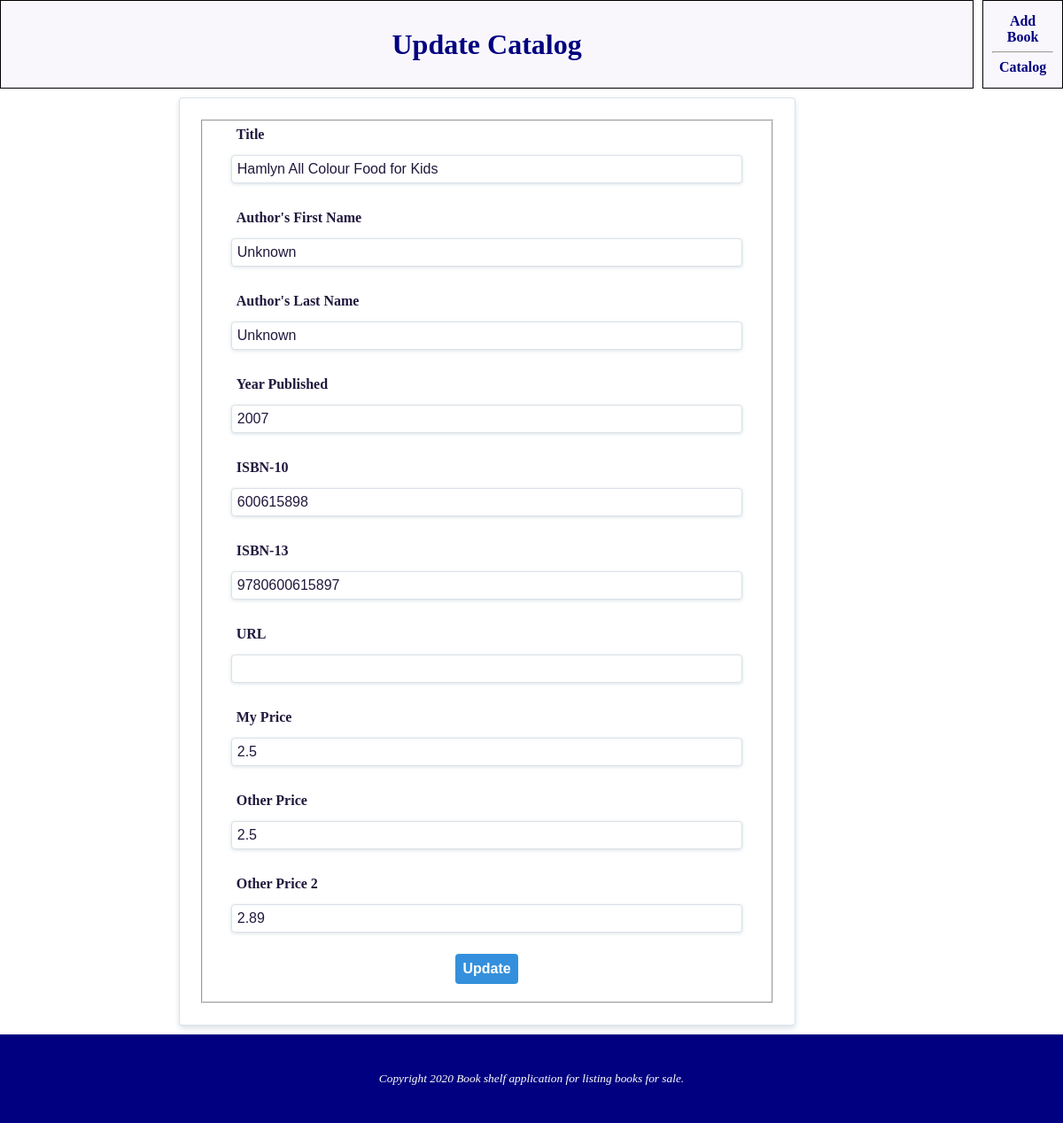
The page /update.php?id=6 on the database its author committed.
### tables this page shows
CREATE TABLE books (
    id INTEGER PRIMARY KEY AUTOINCREMENT NOT NULL,
    title VARCHAR NOT NULL,
    first_name VARCHAR NOT NULL,
    last_name VARCHAR NOT NULL,
    `year` INTEGER NOT NULL,
    isbn10 INTEGER,
    isbn13 INTEGER,
    `url` VARCHAR,
    my_price REAL,
    other_price REAL,
    other_price2 REAL
    );

### update.php (the view, shortened to what this page needs)
<?php
include "install.php";
$id = $_GET['id'];
$query = "SELECT rowid, * FROM books WHERE rowid=$id";
$result = $db->query($query);
$data = $result->fetchArray();
?>
<!DOCTYPE html>
<html>
    <head>
        <link rel="stylesheet" href="css/main.css">
    </head>
    <body>
    <div class="wrapper">
    <header class="headerGrid headerFlexParent header">
        <h1 class="h1">Update Catalog</h1>
    </header>
    <nav class="navGrid navFlexParent nav">
        <p><a class="a" href="index.php">add book</a></p> <hr> <p><a class="a" href="list.php">catalog</a></p>
    </nav>
    <main class="mainGrid mainFlexParent">
        <form action="" method="post" class="formGrid">
            <fieldset>
                <div class="pure-control-group">
                    <label for="title">Title</label>
                    <input type="text" id="title" name="title" value="<?php echo $data['title'];?>">
                </div>
                <div class="pure-control-group">
                    <label for="author-first">Author's First Name</label>
                    <input type="text" id="author-first" name="author-first" value="<?php echo $data['first_name'];?>">
                </div>
                <div class="pure-control-group">
                    <label for="author-last">Author's Last Name</label>
                    <input type="text" id="author-last" name="author-last" value="<?php echo $data['last_name'];?>">
                </div>
                <div class="pure-control-group">
                    <label for="year-published">Year Published</label>
                    <input type="number" id="year-published" name="year-published" min="1300" max="2100"
                        value="<?php echo $data['year'];?>">
                </div>
                <div class="pure-control-group">
                    <label for="isbn10">ISBN-10</label>
                    <input type="number" id="isbn10" name="isbn10" value="<?php echo $data['isbn10'];?>">
                </div>
                <div class="pure-control-group">
                    <label for="isbn13">ISBN-13</label>
                    <input type="number" id="isbn13" name="isbn13" value="<?php echo $data['isbn13'];?>">
                </div>
                <div class="pure-control-group">
                    <label for="url">URL</label>
                    <input type="url" id="url" name="url" value="<?php echo $data['url'];?>">
                </div>
                <div class="pure-control-group">
                    <label for="my-price">My Price</label>
                    <input type="number" id="my-price" name="my-price" value="<?php echo $data['my_price'];?>"
                    step="0.01" min=0>
                </div>
                <div class="pure-control-group">
                    <label for="other-price">Other Price</label>
                    <input type="number" id="other-price" name="other-price" value="<?php echo $data['other_price'];?>"
                    step="0.01" min=0>
                </div>
                <div class="pure-control-group">
                    <label for="other-price2">Other Price 2</label>
                    <input type="number" id="other-price2" name="other-price2" value="<?php echo $data['other_price2'];?>"
                    step="0.01" min=0 >
                </div>
                <div class="pure-controls">
                    <button type="submit" name="update" class="pure-button pute-button-primary">Update</button>
                </div>
            </fieldset>
        </form>
        </main>
        <footer class="footerGrid footerFlexParent footer">
            <p>Copyright 2020 Book shelf application for listing books for sale.</p>
        </footer>
        </div>
    </body>
</html>

### css/main.css (style rules this page uses)
* { margin: 0; padding: 0; box-sizing: border-box; }
body { color: #000; font-family: "Nunito Semibold"; text-align: center; }
.wrapper { display: grid; grid-template-columns: repeat(12, 1fr); grid-auto-rows: minmax(100px, auto); grid-gap: 10px; }
.wrapper .headerGrid { grid-column: 1/12; grid-row: 1/2; }
.wrapper .navGrid { grid-column: 12/13; grid-row: 1/2; }
.wrapper .mainGrid { grid-column: 1/13; grid-row: 2/8; }
.wrapper .footerGrid { grid-column: 1/13; grid-row: 8/9; }
.headerFlexParent { display: grid; justify-content: center; align-items: center; }
.navFlexParent { display: grid; justify-content: center; align-items: center; }
.footerFlexParent { display: grid; justify-content: center; align-items: center; }
.header { background-color: #f9f7fc; font-weight: bold; text-align: center; padding: 10px; border: 1px solid black; }
.h1 { color: navy; font-family: verdana; }
.mainGrid { display: grid; grid-template-columns: repeat(12, 1fr); grid-auto-rows: minmax(100px, auto); grid-gap: 10px; }
.formGrid { grid-column: 3/10; }
form { padding: 24px; background-color: #fff; border-radius: 4px; border: 1px solid #dae1e7; box-shadow: 0 3px 6px 0px #dae1e7; }
fieldset { height: 100%; }
fieldset div { display: flex; flex-direction: column; }
fieldset div label { font-weight: bold; color: #21183c; margin-bottom: 8px; padding: 6px; text-align: left; width: 90%; align-self: center; }
fieldset div input { color: #21183c; margin-bottom: 24px; padding: 6px; border-radius: 4px; border: 1px solid #dae1e7; box-shadow: 0 1px 4px #dae1e7; font-size: 16px; width: 90%; align-self: center; }
fieldset div button { color: #fff; background-color: #3490dc; padding: 8px; border: none; border-radius: 4px; font-weight: bolder; font-size: 16px; align-self: center; margin-bottom: 20px; }
.nav { background-color: #f9f7fc; font-weight: bold; text-align: center; padding: 10px; border: 1px solid black; }
.a { color: navy; font-family: verdana; text-decoration: none; text-transform: capitalize; }
.footer { background-color: navy; color: white; font-family: verdana; font-size: smaller; font-style: italic; }

### rows shown on the page
books: title "Hamlyn All Colour Food for Kids", author-first "Unknown", author-last "Unknown", year-published "2007", isbn10 "600615898", isbn13 "9780600615897", my-price "2.5", other-price "2.5", other-price2 "2.89"
